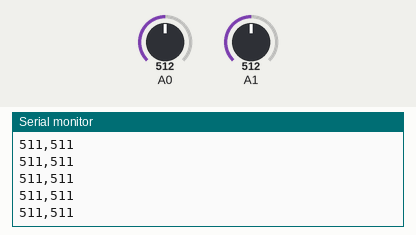
A sketch run on a simulated Arduino Uno, built with avr-gcc and run on an emulated ATmega328P. Parts: the last lines printed to the serial monitor. Inputs (shaded band) come from the test bench; at power-on: A0 = 512, A1 = 512.

Above: at 4.2 s.
4.3 s: A0 set to 26
At 4.32 s:
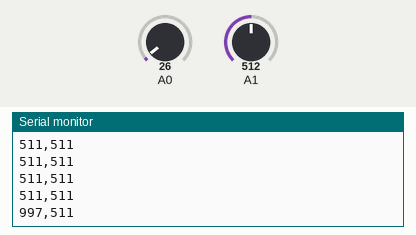
5.8 s: A0 set to 21
At 5.84 s:
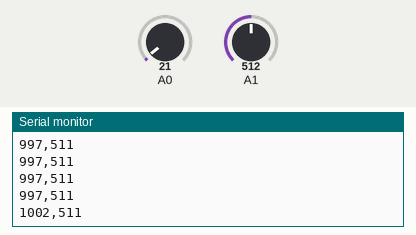
Timing chart, 0 to 8.8 s (numbered marks = the images above; inputs shaded):
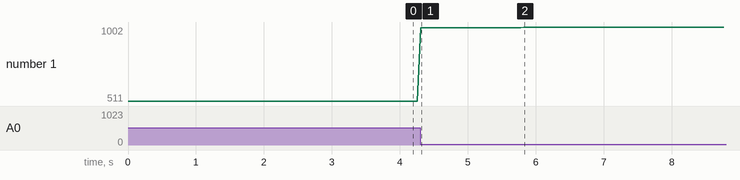

The sketch:

arduino_controler.ino
```cpp
void setup() {
    Serial.begin(9600);
}

void loop() {
    int freqPot = analogRead(A0);
    int ampPot = analogRead(A1);

    // Reverse the values (0 → 1023, 1023 → 0)
    freqPot = map(freqPot, 0, 1023, 1023, 0);
    ampPot = map(ampPot, 0, 1023, 1023, 0);

    Serial.print(freqPot);
    Serial.print(",");
    Serial.println(ampPot);
    delay(50);
}
```

Measured:
- after the input at 4.3 s, the serial monitor: prints a new line at once (image 1)
- after the input at 5.8 s, the serial monitor: prints a new line at once (image 2)
- plotted number 1: 511 → 997 after the input at 4.3 s, 997 → 1002 after the input at 5.8 s
